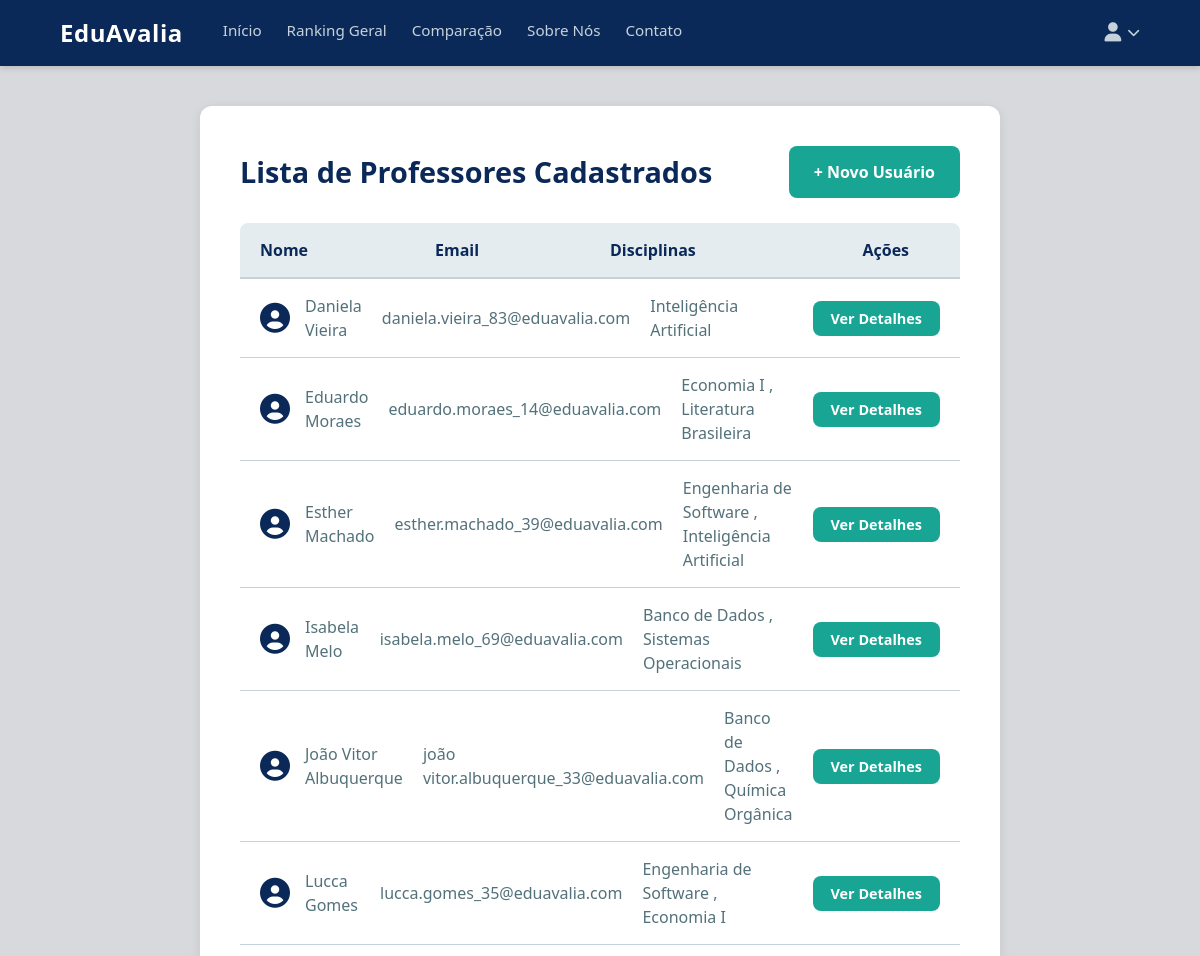
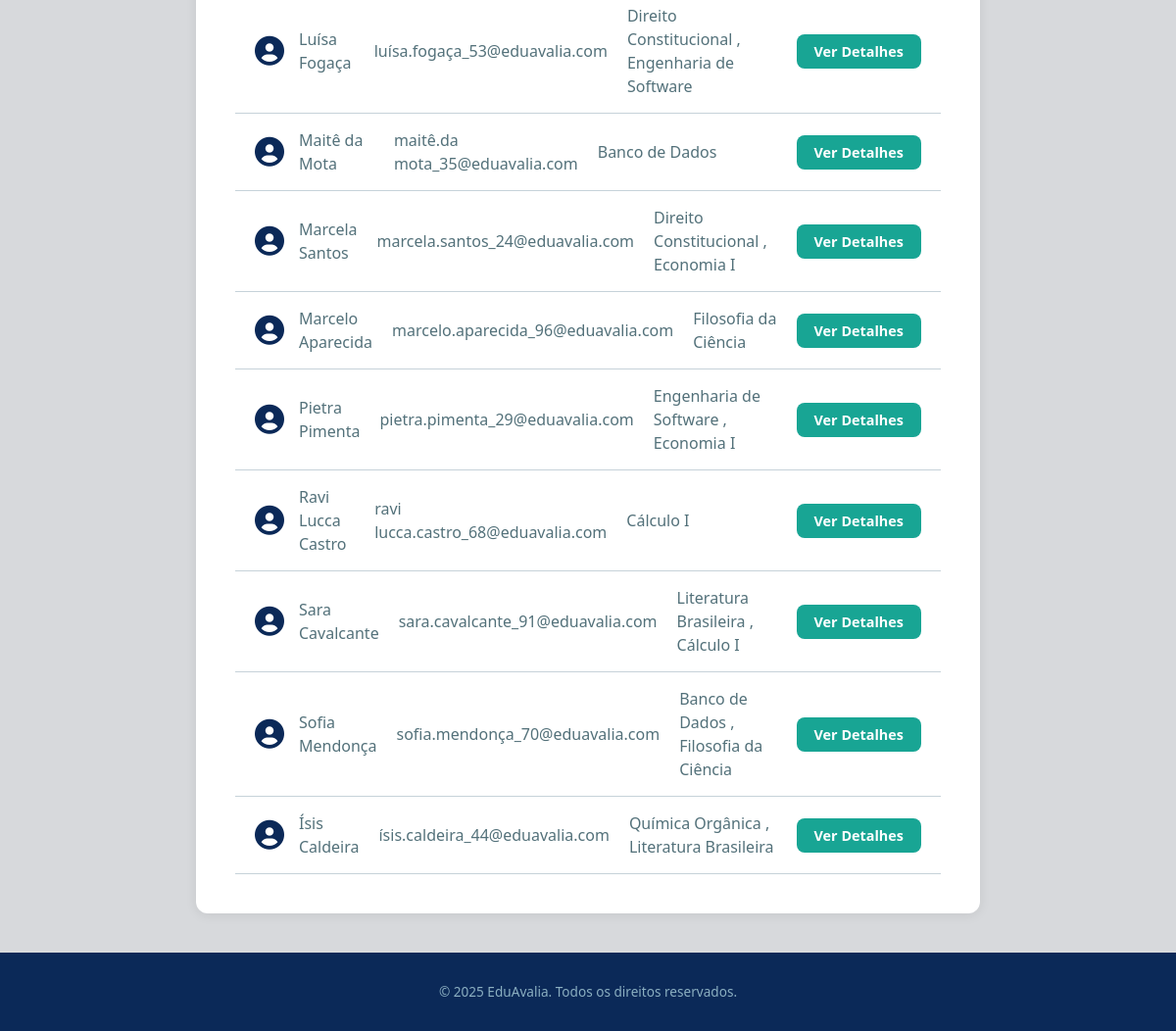
The app's page /professores/ (signed in) with its own data (2 pictures, top to bottom).
### avaliacoes/models.py (models this page shows, shortened)
class Professor(models.Model):
    user = models.OneToOneField(CustomUser, on_delete=models.CASCADE, limit_choices_to={'user_type': 'professor'})
    foto = models.ImageField(upload_to='professores_fotos/', blank=True, null=True)

class CustomUser(AbstractUser):
    USER_TYPE_CHOICES = (
        ('aluno', 'Aluno'),
        ('professor', 'Professor'),
        ('admin', 'Administrador'),
    )
    user_type = models.CharField(max_length=20, choices=USER_TYPE_CHOICES, default='aluno')
    cpf = models.CharField(max_length=11, unique=True)
    data_nascimento = models.DateField(null=True, blank=True)

class DisciplinaPessoa(models.Model):
    STATUS_CHOICES = [
        ('ativo', 'Ativo'),
        ('inativo', 'Inativo'),
    ]
    disciplina = models.ForeignKey('Materia', on_delete=models.CASCADE)
    pessoa = models.ForeignKey('CustomUser', on_delete=models.CASCADE, related_name='disciplinas_pessoa')
    status = models.CharField(max_length=20, choices=STATUS_CHOICES, default='ativo')
    class Meta:
        unique_together = ('disciplina', 'pessoa')

class Materia(models.Model):
    nome = models.CharField(max_length=100)
    codigo = models.CharField(max_length=20, unique=True)
    data_inicio = models.DateField()

### avaliacoes/views.py (the view)
# urls.py: path('professores/', views.lista_professores, name='lista_professores'),
@login_required(login_url='login')
def lista_professores(request):
    professores = Professor.objects.annotate(
        media_nota=Avg('user__disciplinas_pessoa__avaliacoes__categorias_avaliacao__nota')
    ).filter(id__isnull=False).order_by('user__first_name') # Adicionei ordenação
    query_professor = request.GET.get('q_professor')
    query_disciplina = request.GET.get('q_disciplina')
    if query_professor:
        professores = professores.filter(
            Q(user__first_name__icontains=query_professor) |
            Q(user__last_name__icontains=query_professor)
        )
    if query_disciplina:
        professores = professores.filter(
            user__disciplinas_pessoa__disciplina__nome__icontains=query_disciplina
        ).distinct() # .distinct() evita professores duplicados se ele der 2x a mesma matéria
    context = {
        'professores': professores,
        'query_professor': query_professor, # Bônus: envia o termo de volta
        'query_disciplina': query_disciplina # Bônus: envia o termo de volta
    }
    return render(request, 'avaliacoes/lista_professores.html', context)

### avaliacoes/templates/avaliacoes/lista_professores.html
{% extends 'base.html' %}
{% load static %}
{% block content %}
<main class="admin-container">
    <section class="admin-panel">
        <div style="display: flex; justify-content: space-between; align-items: center; margin-bottom: 25px;">
            <h1 style="margin-bottom: 0;">Lista de Professores Cadastrados</h1>
            {% if request.user.is_staff %}
            <div style="display: flex; justify-content: flex-end;">
                <a href="{% url 'adicionar_usuario' %}" class="btn">
                    + Novo Usuário
                </a>
            </div>
            {% endif %}
        </div>
        <div class="professor-list-container">
            <div class="list-header" style="
                display: grid;
                grid-template-columns: 2fr 2fr 3fr 1fr;
                gap: 20px;
                padding: 15px 20px;
                border-bottom: 2px solid var(--cinza-claro);
                font-weight: 600;
                color: var(--azul-marinho);
                background-color: var(--painel-central);
                border-radius: 8px 8px 0 0;
            ">
                <span>Nome</span>
                <span>Email</span>
                <span>Disciplinas</span>
                <span>Ações</span>
            </div>
            {% for professor in professores %}
            <div class="professor-item" style="
                display: grid;
                grid-template-columns: 2fr 2fr 3fr 1fr;
                gap: 20px;
                padding: 15px 20px;
                border-bottom: 1px solid var(--cinza-claro);
                align-items: center;
                color: var(--verde-escuro-letras);
            ">
                <div style="display: flex; align-items: center;">
                    {% if professor.foto %}
                        <img src="{{ professor.foto.url }}" alt="Foto de {{ professor.user.first_name }}" style="
                            width: 30px;
                            height: 30px;
                            border-radius: 50%; /* Deixa a foto redonda */
                            object-fit: cover; /* Garante que a imagem não distorça */
                            margin-right: 15px;
                        ">
                    {% else %}
                        <i class="fas fa-user-circle" style="
                            font-size: 30px;
                            color: var(--azul-marinho);
                            margin-right: 15px;
                        "></i>
                    {% endif %}
                    <span>{{ professor.user.first_name }} {{ professor.user.last_name }}</span>
                </div>
                <span>{{ professor.user.email }}</span>
                <span>
                    {% for dp in professor.user.disciplinas_pessoa.all %}
                        {{ dp.disciplina.nome }}
                        {% if not forloop.last %}, {% endif %} {% empty %}
                        <span style="opacity: 0.7;">Nenhuma disciplina</span>
                    {% endfor %}
                </span>
                <div>
                    <a href="{% url 'detalhes_professor' professor.id %}" class="btn" style="
                        padding: 8px 18px;
                        font-size: 0.9rem;
                        white-space: nowrap;
                    ">
                        Ver Detalhes
                    </a>
                </div>
            </div>
            {% empty %}
                <p style="padding: 20px; color: var(--cinza-escuro-letras);">Nenhum professor cadastrado ainda.</p>
            {% endfor %}
            </div>
    </section>
</main>
{% endblock content %}

### avaliacoes/templates/base.html (style rules this page uses)
:root { --azul-marinho: #0b2958; --azul-acinzentado: #8bafc1; --verde: #18a594; --cinza-claro: #c6d2d9; --painel-central: #e4ecf0; --cinza-escuro-letras: #a7adaf; --verde-escuro-letras: #53717a; --cinza-claro-fundo: #d7d9dc; }
* { margin: 0; padding: 0; box-sizing: border-box; }
body { font-family: 'Segoe UI', sans-serif; background-color: var(--cinza-claro-fundo); color: #333; line-height: 1.5; display: flex; flex-direction: column; min-height: 100vh; }
a { text-decoration: none; color: inherit; }
.admin-container { display: flex; justify-content: center; gap: 30px; width: 90%; max-width: 1200px; margin: 40px auto; align-items: flex-start; flex-grow: 1; }
.admin-panel { flex-basis: 100%; max-width: 800px; background-color: #fff; border-radius: 12px; padding: 40px; box-shadow: 0 2px 12px rgba(0, 0, 0, 0.08); }
.admin-panel h1 { color: var(--azul-marinho); margin-bottom: 30px; font-size: 1.8rem; font-weight: 600; }
.btn { padding: 14px 25px; border: none; border-radius: 8px; font-weight: 600; cursor: pointer; transition: all 0.3s ease; font-size: 1rem; color: #fff; background-color: var(--verde); }

### records on screen
Professor: user.first_name "Daniela", user.last_name "Vieira", user.email "daniela.vieira_83@eduavalia.com"
DisciplinaPessoa: disciplina.nome "Inteligência Artificial"
Professor: user.first_name "Eduardo", user.last_name "Moraes", user.email "eduardo.moraes_14@eduavalia.com"
DisciplinaPessoa: disciplina.nome "Economia I"
DisciplinaPessoa: disciplina.nome "Literatura Brasileira"
Professor: user.first_name "Esther", user.last_name "Machado", user.email "esther.machado_39@eduavalia.com"
DisciplinaPessoa: disciplina.nome "Engenharia de Software"
DisciplinaPessoa: disciplina.nome "Inteligência Artificial"
Professor: user.first_name "Isabela", user.last_name "Melo", user.email "isabela.melo_69@eduavalia.com"
DisciplinaPessoa: disciplina.nome "Banco de Dados"
DisciplinaPessoa: disciplina.nome "Sistemas Operacionais"
Professor: user.first_name "João Vitor", user.last_name "Albuquerque", user.email "joão vitor.albuquerque_33@eduavalia.com"
DisciplinaPessoa: disciplina.nome "Banco de Dados"
DisciplinaPessoa: disciplina.nome "Química Orgânica"
Professor: user.first_name "Lucca", user.last_name "Gomes", user.email "lucca.gomes_35@eduavalia.com"
DisciplinaPessoa: disciplina.nome "Engenharia de Software"
DisciplinaPessoa: disciplina.nome "Economia I"
Professor: user.first_name "Luísa", user.last_name "Fogaça", user.email "luísa.fogaça_53@eduavalia.com"
DisciplinaPessoa: disciplina.nome "Direito Constitucional"
DisciplinaPessoa: disciplina.nome "Engenharia de Software"
Professor: user.first_name "Maitê", user.last_name "da Mota", user.email "maitê.da mota_35@eduavalia.com"
DisciplinaPessoa: disciplina.nome "Banco de Dados"
Professor: user.first_name "Marcela", user.last_name "Santos", user.email "marcela.santos_24@eduavalia.com"
DisciplinaPessoa: disciplina.nome "Direito Constitucional"
DisciplinaPessoa: disciplina.nome "Economia I"
Professor: user.first_name "Marcelo", user.last_name "Aparecida", user.email "marcelo.aparecida_96@eduavalia.com"
DisciplinaPessoa: disciplina.nome "Filosofia da Ciência"
Professor: user.first_name "Pietra", user.last_name "Pimenta", user.email "pietra.pimenta_29@eduavalia.com"
DisciplinaPessoa: disciplina.nome "Engenharia de Software"
DisciplinaPessoa: disciplina.nome "Economia I"
Professor: user.first_name "Ravi Lucca", user.last_name "Castro", user.email "ravi lucca.castro_68@eduavalia.com"
DisciplinaPessoa: disciplina.nome "Cálculo I"
Professor: user.first_name "Sara", user.last_name "Cavalcante", user.email "sara.cavalcante_91@eduavalia.com"
DisciplinaPessoa: disciplina.nome "Literatura Brasileira"
DisciplinaPessoa: disciplina.nome "Cálculo I"
Professor: user.first_name "Sofia", user.last_name "Mendonça", user.email "sofia.mendonça_70@eduavalia.com"
DisciplinaPessoa: disciplina.nome "Banco de Dados"
DisciplinaPessoa: disciplina.nome "Filosofia da Ciência"
Professor: user.first_name "Ísis", user.last_name "Caldeira", user.email "ísis.caldeira_44@eduavalia.com"
DisciplinaPessoa: disciplina.nome "Química Orgânica"
DisciplinaPessoa: disciplina.nome "Literatura Brasileira"
